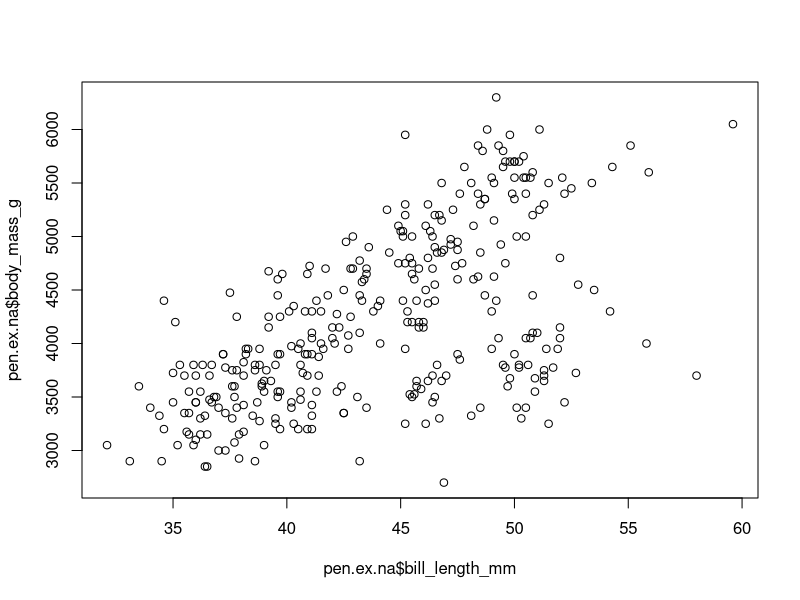
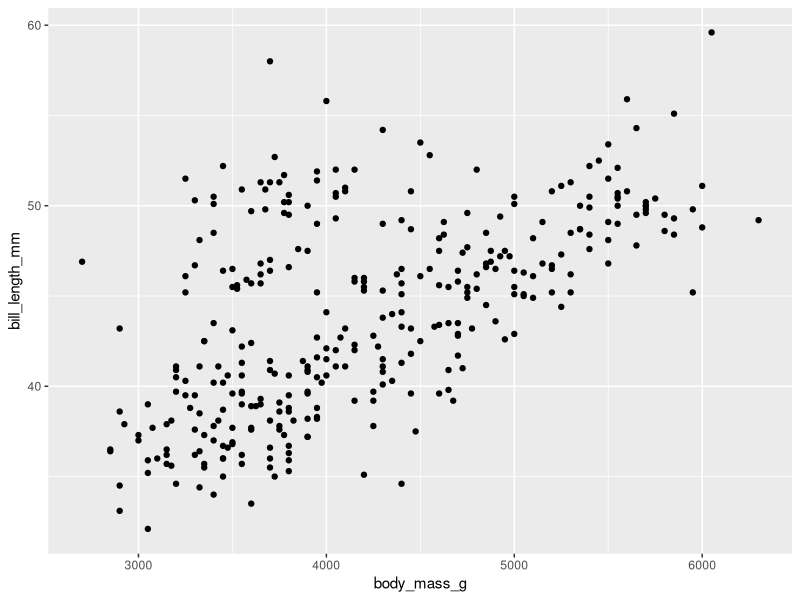
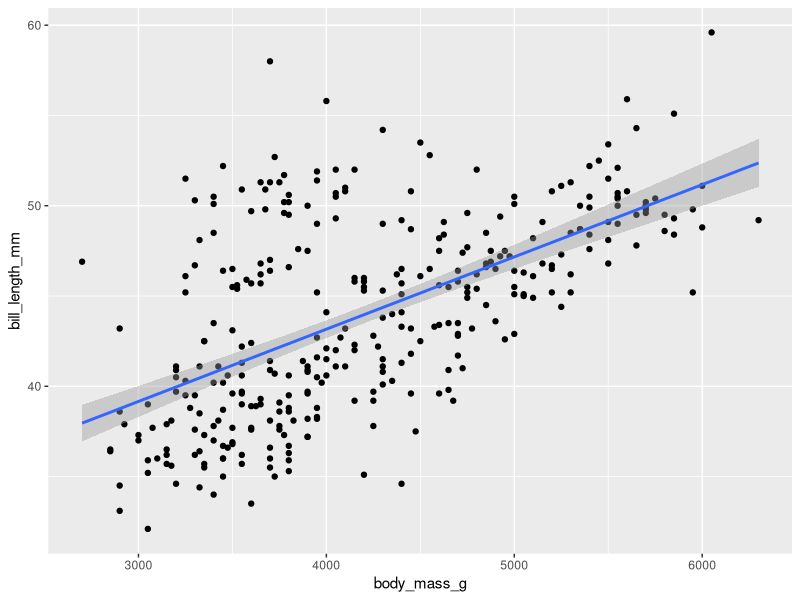
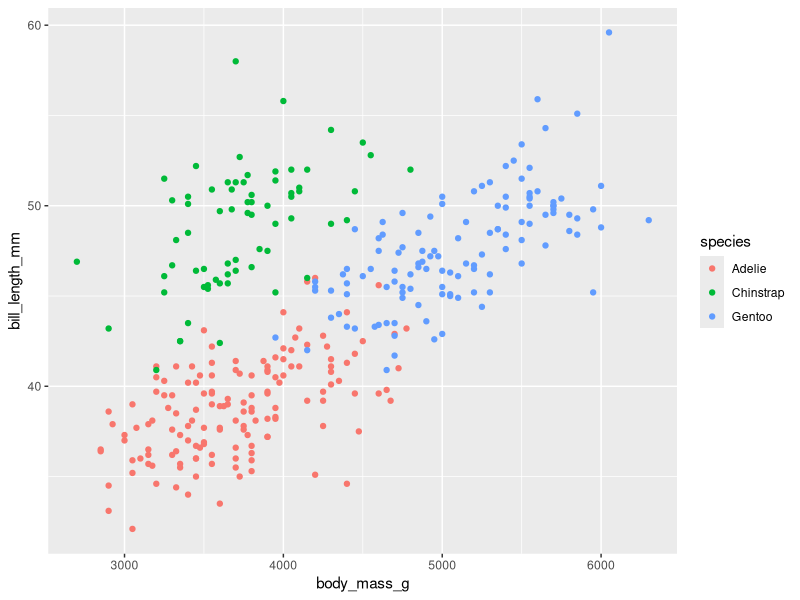
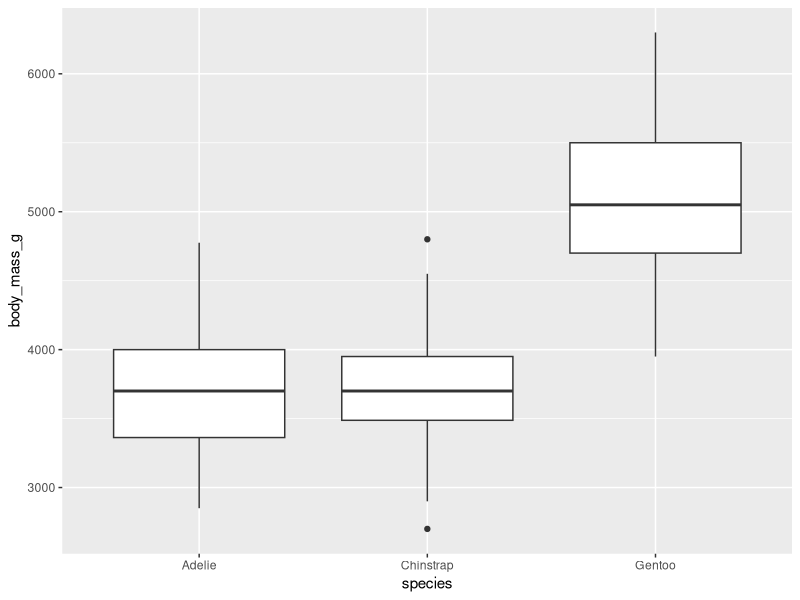
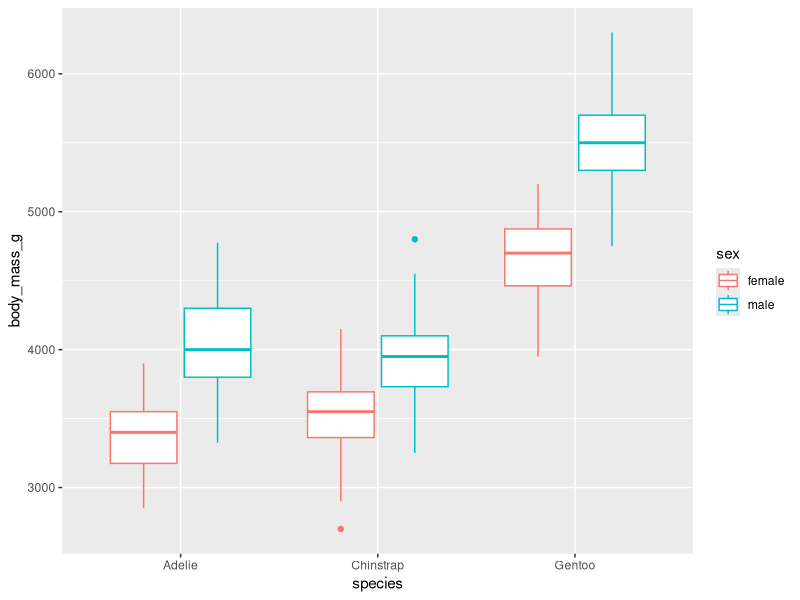
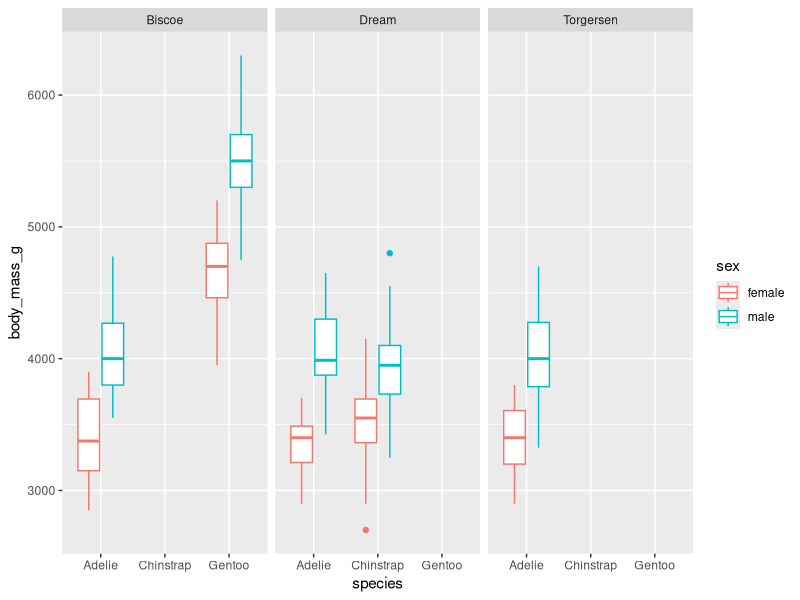

These figures' R source, in order:
## ---- chunk 1

knitr::opts_chunk$set(echo = TRUE)
knitr::opts_chunk$set(warning = FALSE, message = FALSE) 
knitr::opts_knit$set(root.dir = "~/Documents/SIR_wd/")
# rmarkdown::find_pandoc(dir = "/home/gladkov/.conda/envs/bi/bin")
options(getClass.msg=FALSE)

## ---- chunk 2

library(readxl)
library(tidyverse)

## ---- chunk 3

setwd('~/Documents/SIR_wd/') 
getwd()
list.files()

## ---- chunk 4

pen <- read.csv('pen.csv', row.names = 'X')

## ---- chunk 5

class(pen)

## ---- chunk 6

nrow(pen)


## ---- chunk 7

ncol(pen)

## ---- chunk 8

str(pen)

## ---- chunk 9

colSums(is.na(pen))

## ---- chunk 10

pen.no.na <- na.omit(pen)

## ---- chunk 11

pen.no.na[,2] %>% 
  head()

## ---- chunk 12

pen.no.na[,'island'] %>% 
  head()

## ---- chunk 13

pen.no.na[2,]

## ---- chunk 14

pen.no.na[c('pen_1', 'pen_3'),] 

## ---- chunk 15

pen.no.na[13,5]

## ---- chunk 16

head(pen.no.na[pen.no.na$species  == 'Adelie',]) %>% 
  head()

## ---- chunk 17

pen.no.na[pen.no.na$species  == 'Adelie' & pen.no.na$sex  == 'male',] %>% 
  head()

## ---- chunk 18

pen.no.na[pen.no.na$body_mass_g > 3200,] %>% 
  head()

## ---- chunk 19

pen.no.na[pen.no.na$body_mass_g > 3200 | pen.no.na$bill_length_mm > 200, ] %>% 
  head()

## ---- chunk 20

mass.list <-  as.list(pen.no.na$body_mass_g)
mass.list %>% 
  head()

## ---- chunk 21

pood.mass <- list()

for (i in mass.list){
  res <- i / 16.3807
  pood.mass <- append(pood.mass, res)
}

unlist(pood.mass) 

## ---- chunk 22

pen.no.na$body_mass_g / 16.3807

## ---- chunk 23

apply(pen.no.na[,3:6], 2,  mean)

## ---- chunk 24

colMeans(pen.no.na[,3:6])

## ---- chunk 25

apply(pen.no.na[,3:6], 2,  median)

## ---- chunk 26

pood_transformer <- function(value){
  pood <- 16.3807
  res <- value / pood
  res
}

sapply(pen.no.na$body_mass_g, pood_transformer)

## ---- chunk 27

library(readxl)
library(tidyverse)

## ---- chunk 28

pen.ex <- read_xlsx('pen.xlsx')
# pen.ex <- readxl::read_xlsx('pen.xlsx')
pen.ex

## ---- chunk 29

pen.ex %>% 
  select(island) %>% 
  head()

## ---- chunk 30

pen.ex.na <- pen.ex %>% 
  drop_na()

## ---- chunk 31

pen.ex.na %>% 
  filter(species == 'Adelie' & sex == 'male') 

## ---- chunk 32

pen.ex.na %>% 
  mutate(body_mass_pood = pood_transformer(body_mass_g)) 

## ---- chunk 33

pen.ex.na %>% 
  mutate(body_mass_pood = pood_transformer(body_mass_g)) %>% 
  pull(body_mass_pood) 

## ---- chunk 34

pen.ex.na %>% 
  select(contains('_g')) %>% 
  mutate_all(pood_transformer) %>% 
  head()

## ---- chunk 35

pen.ex.na %>% 
  mutate_at('body_mass_g', pood_transformer) %>% 
  head()

## ---- chunk 36

pen.ex %>% 
  group_by(island) %>% 
  count() 

## ---- chunk 37

pen.ex.na %>% 
  group_by(island) %>% 
  summarise_all(median)

## ---- chunk 38

pen.ex.na %>% 
  group_by(island) %>% 
  summarise_if(is.numeric, median)

## ---- chunk 39

pen.ex.na %>% 
  group_by(island) %>% 
  summarise(median_pood = median(pood_transformer(body_mass_g)))

## ---- chunk 40

plot(pen.ex.na$bill_length_mm, pen.ex.na$body_mass_g)

## ---- chunk 41

ggplot(data = pen.ex.na) +
  geom_point(aes(x = body_mass_g, 
                 y = bill_length_mm))

## ---- chunk 42

pen.ex.na %>% 
  ggplot(aes(x = body_mass_g, 
             y = bill_length_mm)) +
  geom_point() +
  stat_smooth(method = "lm")

## ---- chunk 43

pen.ex.na %>% 
  ggplot() +
  geom_point(aes(x = body_mass_g, 
                 y = bill_length_mm, 
                 color = species))

## ---- chunk 44

pen.ex.na %>% 
  ggplot() +
  geom_boxplot(aes(y = body_mass_g, x = species))

## ---- chunk 45

pen.ex.na %>% 
  ggplot() +
  geom_boxplot(aes(y = body_mass_g, x = species, color = sex))

## ---- chunk 46

pen.ex.na %>% 
  ggplot(aes(y = body_mass_g, x = species, color = sex)) +
  geom_boxplot() +
  facet_wrap(~ island)

## ---- chunk 47

sessionInfo()

